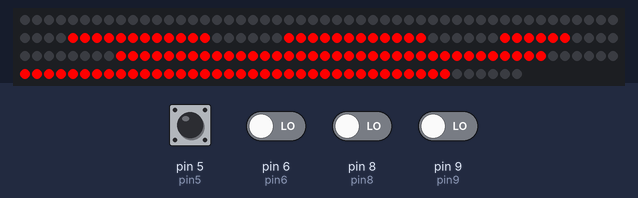
The sketch below on a simulated Arduino Uno, built with avr-gcc and run on an emulated ATmega328P. Parts: 192 RGB LEDs in strip order, left to right, continuing on the next row. Inputs (shaded band) come from the test bench; at power-on: pin 5 (pin5), pin 6 (pin6), pin 8 (pin8), pin 9 (pin9) LOW.

4.3 s: pin 5 (pin5) pulsed HIGH 5 times (0.12 s each, 0.3 s apart)
Above: at 6.8 s.
Timing chart, 0 to 8.3 s (numbered marks = the images above; inputs shaded):
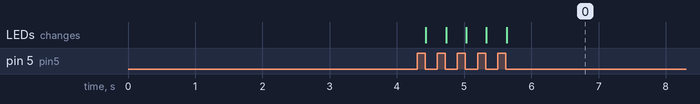

The sketch:

scoring.ino
```cpp
#include <FastLED.h>
#include <Bounce2.h>

#define NUM_LEDS 192   // Number of LEDs in your strip or matrix
#define DATA_PIN 2    // Data pin connected to your LED strip or matrix
#define LED_TYPE SK6812  // LED chipset type

CRGB leds[NUM_LEDS];  // Define an array of CRGB LEDs

// TODO:: Add multiple strip support for faster processing
// #define NUM_STRIPS 2
// #define NUM_LEDS_PER_STRIP 96
// int NUM_LEDS_PER_STRIP = 96
// CRGB leds[NUM_STRIPS][NUM_LEDS_PER_STRIP];

int HOME_SCORE = 0;
int AWAY_SCORE = 0;

// input pins
const int pin5 = 5;
const int pin6 = 6;
const int pin8 = 8;
const int pin9 = 9;

// Flag to track if LEDs need updating
bool ledsChanged = false;

// Bounce objects to read debounced button input
Bounce2::Button homeIncrementButton = Bounce2::Button();
Bounce2::Button homeDecrementButton = Bounce2::Button();

Bounce2::Button awayIncrementButton = Bounce2::Button();
Bounce2::Button awayDecrementButton = Bounce2::Button();

int charLayout[11][42] = {
    {
      1, 1, 1, 1, 1, 1,
      1, 1, 1, 1, 1, 1,
      1, 1, 1, 1, 1, 1,
      1, 1, 1, 1, 1, 1,
      1, 1, 1, 1, 1, 1,
      1, 1, 1, 1, 1, 1,
      0, 0, 0, 0, 0, 0
    }, // 0
    {
      0, 0, 0, 0, 0, 0,
      0, 0, 0, 0, 0, 0,
      1, 1, 1, 1, 1, 1,
      1, 1, 1, 1, 1, 1,
      0, 0, 0, 0, 0, 0,
      0, 0, 0, 0, 0, 0,
      0, 0, 0, 0, 0, 0
    }, // 1
    {
      0, 0, 0, 0, 0, 0,
      1, 1, 1, 1, 1, 1,
      1, 1, 1, 1, 1, 1,
      0, 0, 0, 0, 0, 0,
      1, 1, 1, 1, 1, 1,
      1, 1, 1, 1, 1, 1,
      1, 1, 1, 1, 1, 1
    }, // 2
    {
      0, 0, 0, 0, 0, 0,
      1, 1, 1, 1, 1, 1,
      1, 1, 1, 1, 1, 1,
      1, 1, 1, 1, 1, 1,
      1, 1, 1, 1, 1, 1,
      0, 0, 0, 0, 0, 0,
      1, 1, 1, 1, 1, 1
    }, // 3
    {
      1, 1, 1, 1, 1, 1,
      0, 0, 0, 0, 0, 0,
      1, 1, 1, 1, 1, 1,
      1, 1, 1, 1, 1, 1,
      0, 0, 0, 0, 0, 0,
      0, 0, 0, 0, 0, 0,
      1, 1, 1, 1, 1, 1
    }, // 4
    {
      1, 1, 1, 1, 1, 1,
      1, 1, 1, 1, 1, 1,
      0, 0, 0, 0, 0, 0,
      1, 1, 1, 1, 1, 1,
      1, 1, 1, 1, 1, 1,
      0, 0, 0, 0, 0, 0,
      1, 1, 1, 1, 1, 1
    }, // 5
    {
      1, 1, 1, 1, 1, 1,
      1, 1, 1, 1, 1, 1,
      0, 0, 0, 0, 0, 0,
      1, 1, 1, 1, 1, 1,
      1, 1, 1, 1, 1, 1,
      1, 1, 1, 1, 1, 1,
      1, 1, 1, 1, 1, 1
    }, // 6
    {
      0, 0, 0, 0, 0, 0,
      1, 1, 1, 1, 1, 1,
      1, 1, 1, 1, 1, 1,
      1, 1, 1, 1, 1, 1,
      0, 0, 0, 0, 0, 0,
      0, 0, 0, 0, 0, 0,
      0, 0, 0, 0, 0, 0,

    }, // 7
    {
      1, 1, 1, 1, 1, 1,
      1, 1, 1, 1, 1, 1,
      1, 1, 1, 1, 1, 1,
      1, 1, 1, 1, 1, 1,
      1, 1, 1, 1, 1, 1,
      1, 1, 1, 1, 1, 1,
      1, 1, 1, 1, 1, 1,
    }, // 8
    {
      1, 1, 1, 1, 1, 1,
      1, 1, 1, 1, 1, 1,
      1, 1, 1, 1, 1, 1,
      1, 1, 1, 1, 1, 1,
      1, 1, 1, 1, 1, 1,
      0, 0, 0, 0, 0, 0,
      1, 1, 1, 1, 1, 1,
    }, // 9
    {
      0, 0, 0, 0, 0, 0,
      0, 0, 0, 0, 0, 0,
      0, 0, 0, 0, 0, 0,
      0, 0, 0, 0, 0, 0,
      0, 0, 0, 0, 0, 0,
      0, 0, 0, 0, 0, 0,
      0, 0, 0, 0, 0, 0,
    }, // CLEAR
};

int twoSegment[2][12] = {
  {0, 0, 0, 0, 0, 0, 0, 0, 0, 0, 0, 0}, // 0
  {1, 1, 1, 1, 1, 1, 1, 1, 1, 1, 1, 1}, // 1
};

int offset[] = { 0, 12, 54, 96, 108, 150 };

void drawChar(int number, int offsetY) {
  if (offset[offsetY] == 0 || offset[offsetY] == 96) {
    for (int i = 0; i <= 11; i++) {
      if(twoSegment[number][i] == 1) {
        leds[i + offset[offsetY]] = CRGB::Red;
      }else {
        leds[i + offset[offsetY]] = CRGB::Black;
      }
    }
  } else {
    for (int i = 0; i <= 41; i++) {
      if(charLayout[number][i] == 1) {
        leds[i + offset[offsetY]] = CRGB::Red;
      }else {
        leds[i + offset[offsetY]] = CRGB::Black;
      }
    }
  }
  // FastLED.show();
}

void setup() {
  FastLED.addLeds<LED_TYPE, DATA_PIN, GRB>(leds, NUM_LEDS);  // Initialize FastLED with the LED configuration

  // TODO:: Add multiple strip support for faster processing
  // FastLED.addLeds<LED_TYPE, DATA_PIN2>(leds[0], NUM_LEDS_PER_STRIP);
  // FastLED.addLeds<LED_TYPE, LED_PIM3>(leds[1], NUM_LEDS_PER_STRIP);

  homeDecrementButton.attach(pin5, INPUT);
  homeIncrementButton.attach(pin6, INPUT);

  awayDecrementButton.attach(pin8, INPUT);
  awayIncrementButton.attach(pin9, INPUT);

  homeDecrementButton.interval(5);
  homeIncrementButton.interval(5);

  awayDecrementButton.interval(5);
  awayIncrementButton.interval(5);

  delay(3000);
  setHomeScore(0);
  setAwayScore(0);
}

void loop() {
  homeDecrementButton.update();
  homeIncrementButton.update();

  awayDecrementButton.update();
  awayIncrementButton.update();

  if (homeDecrementButton.fell()) {
    HOME_SCORE--;
    setHomeScore(HOME_SCORE);
    ledsChanged = true;
  }

  if (homeIncrementButton.fell()) {
    HOME_SCORE++;
    setHomeScore(HOME_SCORE);
    ledsChanged = true;
  }

  if (awayDecrementButton.fell()) {
    AWAY_SCORE--;
    setAwayScore(AWAY_SCORE);
    ledsChanged = true;
  }

  if (awayIncrementButton.fell()) {
    AWAY_SCORE++;
    setAwayScore(AWAY_SCORE);
    ledsChanged = true;
  }

  if (ledsChanged) {
    FastLED.show();
    ledsChanged = false; // Reset the flag after updating LEDs
  }
}

void setHomeScore(int homeScore) {
  String homeScoreString = String(homeScore);  // Convert int to String

  int numDigits = homeScoreString.length();  // Get the number of digits in the String

  int digits[numDigits];  // Create an array to store the digits

  // Extract each digit from the String and store it in the array
  for (int i = 0; i < numDigits; i++) {
    digits[i] = homeScoreString.charAt(i) - '0';  // Convert char to int
  }

  // check if numDigits is 3, 2, or 1
  if (numDigits == 3) {
    drawChar(digits[2], 2);
    drawChar(digits[1], 1);
    drawChar(digits[0], 0);
  } else if (numDigits == 2) {
    drawChar(digits[1], 2);
    drawChar(digits[0], 1);
  } else if (numDigits == 1) {
    drawChar(digits[0], 2);
    drawChar(0, 1);
  }
}

void setAwayScore(int awayScore) {
  String awayScoreString = String(awayScore);  // Convert int to String

  int numDigits = awayScoreString.length();  // Get the number of digits in the String

  int digits[numDigits];  // Create an array to store the digits

  // Extract each digit from the String and store it in the array
  for (int i = 0; i < numDigits; i++) {
    digits[i] = awayScoreString.charAt(i) - '0';  // Convert char to int
  }

  // check if numDigits is 3, 2, or 1
  if (numDigits == 3) {
    drawChar(digits[2], 5);
    drawChar(digits[1], 4);
    drawChar(digits[0], 3);
  } else if (numDigits == 2) {
    drawChar(digits[1], 5);
    drawChar(digits[0], 4);
  } else if (numDigits == 1) {
    drawChar(digits[0], 5);
    drawChar(0, 4);
  }
}
```

Measured:
- after the input at 4.3 s, the LEDs: first change after 0.13 s (image 0 shows a later state)
